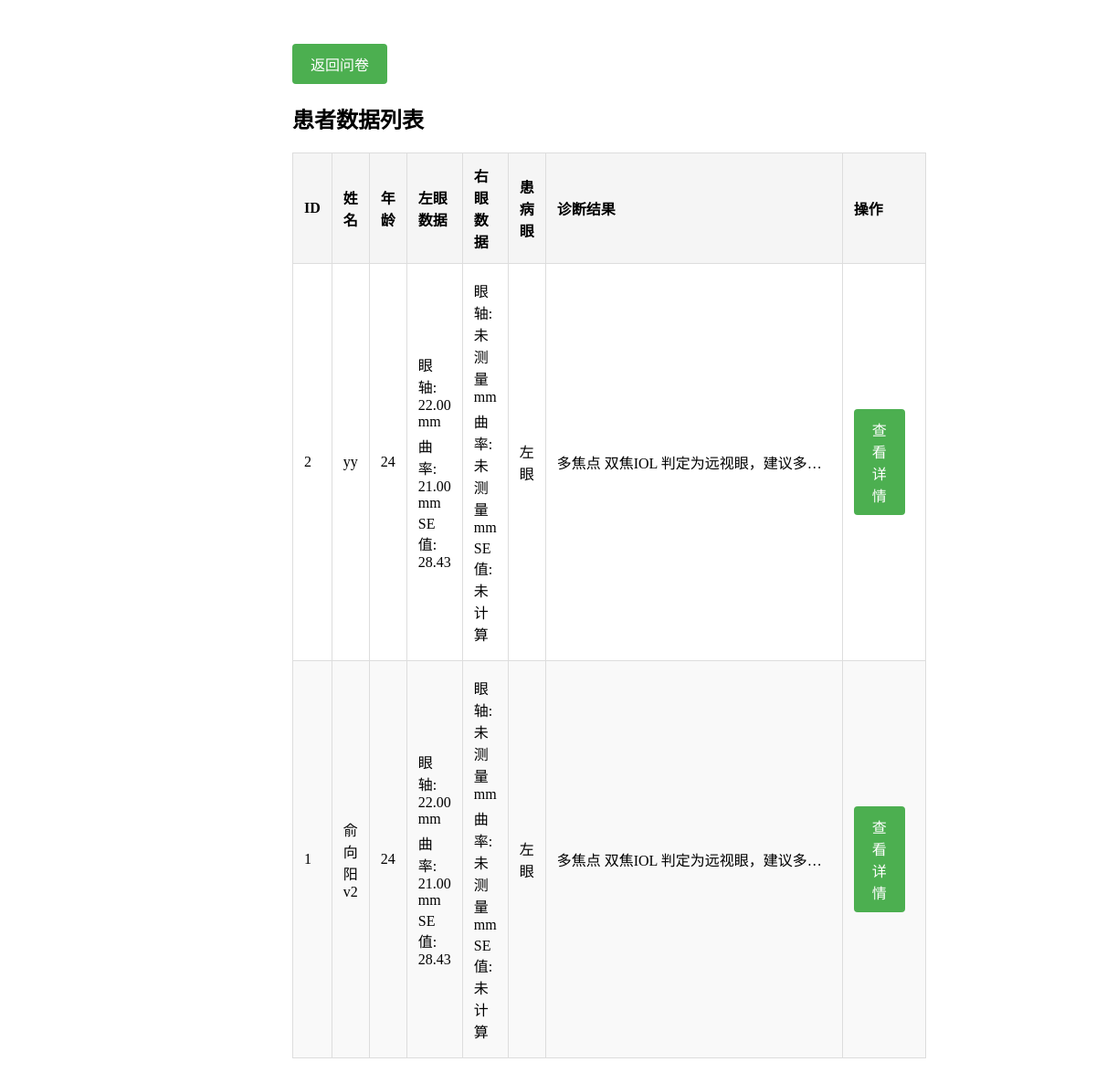
The page /show_result on the database as committed earlier.
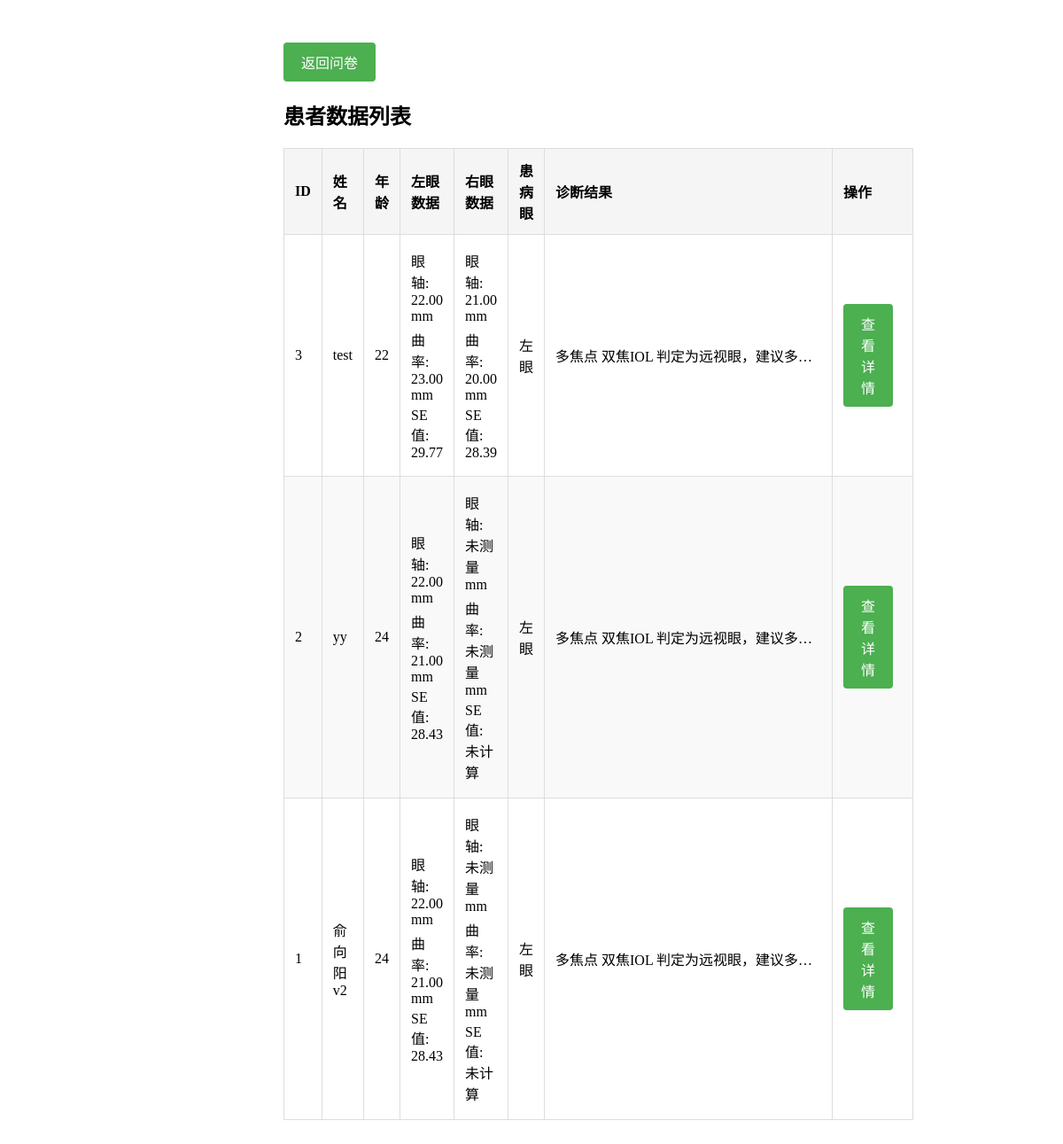
The same page on the database as committed later.
### tables this page shows
CREATE TABLE results (
            id INTEGER PRIMARY KEY AUTOINCREMENT,
            patient_name TEXT,
            patient_age INTEGER,
            left_eye_al REAL,
            left_eye_cr REAL,
            right_eye_al REAL,
            right_eye_cr REAL,
            affected_eye TEXT,
            se_value REAL,
            answered_questions TEXT,
            result TEXT
        );

### app.py (the view)
@app.route('/show_result')
def show_result():
    conn = get_db_connection()
    patients = conn.execute('''
        SELECT id, patient_name, patient_age,
               left_eye_al, left_eye_cr,
               right_eye_al, right_eye_cr,
               affected_eye, se_value, result
        FROM results
        ORDER BY id DESC
    ''').fetchall()
    formatted_patients = []
    for patient in patients:
        left_se = None
        if patient['left_eye_al'] and patient['left_eye_cr']:
            left_se = 43.86 - 14.73 * (patient['left_eye_al'] / patient['left_eye_cr'])
        right_se = None
        if patient['right_eye_al'] and patient['right_eye_cr']:
            right_se = 43.86 - 14.73 * (patient['right_eye_al'] / patient['right_eye_cr'])
        formatted_patients.append({
            'id': patient['id'],
            'patient_name': patient['patient_name'],
            'patient_age': patient['patient_age'],
            'left_eye': {
                'al': patient['left_eye_al'],
                'cr': patient['left_eye_cr'],
                'se': left_se
            },
            'right_eye': {
                'al': patient['right_eye_al'],
                'cr': patient['right_eye_cr'],
                'se': right_se
            },
            'affected_eye': patient['affected_eye'],
            'se_value': patient['se_value'],
            'result': patient['result']
        })
    conn.close()
    return render_template('patients.html', patients=formatted_patients)

### app.py (called while the page is built)
def get_db_connection():
    conn = sqlite3.connect('results.db')
    conn.row_factory = sqlite3.Row
    return conn

### templates/patients.html (shortened to what this page needs)
<!DOCTYPE html>
<html lang="en">
<head>
    <link rel="stylesheet" href="{{ url_for('static', filename='css/styles.css') }}">
</head>
<body>
    <div class="container">
        <div class="button-container">
            <a href="{{ url_for('index') }}" class="button">返回问卷</a>
        </div>
        <h2>患者数据列表</h2>
        <table class="patients-table">
            <thead>
                <tr>
                    <th>ID</th>
                    <th>姓名</th>
                    <th>年龄</th>
                    <th>左眼数据</th>
                    <th>右眼数据</th>
                    <th>患病眼</th>
                    <th>诊断结果</th>
                    <th>操作</th>
                </tr>
            </thead>
            <tbody>
                {% for patient in patients %}
                <tr>
                    <td>{{ patient.id }}</td>
                    <td>{{ patient.patient_name }}</td>
                    <td>{{ patient.patient_age }}</td>
                    <td>
                        <div class="eye-data">
                            眼轴: {{ "%.2f"|format(patient.left_eye.al) if patient.left_eye.al else "未测量" }} mm
                        </div>
                        <div class="eye-data">
                            曲率: {{ "%.2f"|format(patient.left_eye.cr) if patient.left_eye.cr else "未测量" }} mm
                        </div>
                        <div class="eye-data">
                            SE值: {{ "%.2f"|format(patient.left_eye.se) if patient.left_eye.se else "未计算" }}
                        </div>
                    </td>
                    <td>
                        <div class="eye-data">
                            眼轴: {{ "%.2f"|format(patient.right_eye.al) if patient.right_eye.al else "未测量" }} mm
                        </div>
                        <div class="eye-data">
                            曲率: {{ "%.2f"|format(patient.right_eye.cr) if patient.right_eye.cr else "未测量" }} mm
                        </div>
                        <div class="eye-data">
                            SE值: {{ "%.2f"|format(patient.right_eye.se) if patient.right_eye.se else "未计算" }}
                        </div>
                    </td>
                    <td>{{ "左眼" if patient.affected_eye == "left" else "右眼" }}</td>
                    <td>
                        <div class="result-summary" title="{{ patient.result }}">
                            {{ patient.result[:50] + "..." if patient.result|length > 50 else patient.result }}
                        </div>
                    </td>
                    <td>
                        <a href="{{ url_for('patient_detail', id=patient.id) }}" class="button">查看详情</a>
                    </td>
                </tr>
                {% endfor %}
            </tbody>
        </table>
    </div>
</body>
</html>

### static/css/styles.css (style rules this page uses)
.container { padding: 1.25rem; max-width: 100%; width: 100%; max-width: 600px; margin: 0 auto; box-sizing: border-box; }

### templates/patients.html (style rules this page uses)
.patients-table { width: 100%; border-collapse: collapse; margin: 20px 0; }
.patients-table th, .patients-table td { border: 1px solid #ddd; padding: 12px; text-align: left; }
.patients-table th { background-color: #f5f5f5; }
.patients-table tr:nth-child(even) { background-color: #f9f9f9; }
.eye-data { margin: 5px 0; }
.button-container { margin: 20px 0; }
.button { display: inline-block; padding: 10px 20px; background-color: #4CAF50; color: white; text-decoration: none; border-radius: 4px; margin-right: 10px; }
.result-summary { max-width: 300px; white-space: nowrap; overflow: hidden; text-overflow: ellipsis; }

Rows that differ between the two databases and show on the page:
added results: id "3", patient_name "test", patient_age "22", left_eye_al "22.00", left_eye_cr "23.00", se_value "29.77", right_eye_al "21.00", right_eye_cr "20.00", right_eye "28.39", affected_eye "左眼", result "多焦点 双焦IOL 判定为远视眼，建议多…"
